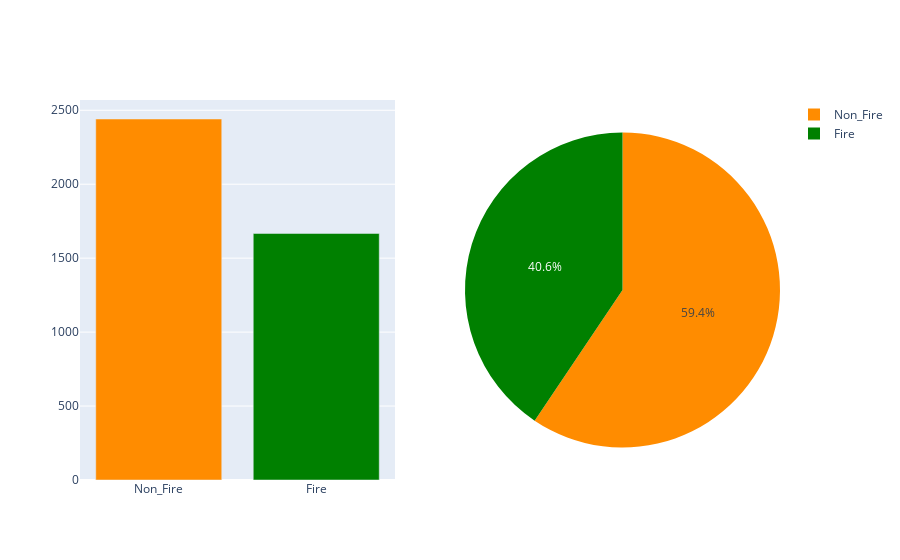

Notebook cell for this chart:
### Code cell
fig = make_subplots(rows=1, cols=2, specs=[[{"type": "xy"}, {"type": "pie"}]])


fig.add_trace(go.Bar(x =df['Label'].value_counts().index,y=df['Label'].value_counts().to_numpy(),marker_color=['darkorange','green'],showlegend=False),row=1,col=1)

fig.add_trace(go.Pie(
     values=df['Label'].value_counts().to_numpy(),
     labels=df['Label'].value_counts().index,
    marker=dict(colors=['darkorange','green'])),
    row=1, col=2)

### Figure 1 — Plotly figure (JSON) as saved in the notebook; plotly's stock layout.template omitted (floating-point values rounded to 4 significant figures)
{"data": [{"marker": {"color": ["darkorange", "green"]}, "showlegend": false, "type": "bar", "x": ["Non_Fire", "Fire"], "xaxis": "x", "y": [2441, 1667], "yaxis": "y"}, {"domain": {"x": [0.55, 1], "y": [0, 1]}, "labels": ["Non_Fire", "Fire"], "marker": {"colors": ["darkorange", "green"]}, "type": "pie", "values": [2441, 1667]}], "layout": {"xaxis": {"anchor": "y", "domain": [0, 0.45]}, "yaxis": {"anchor": "x", "domain": [0, 1]}}}
